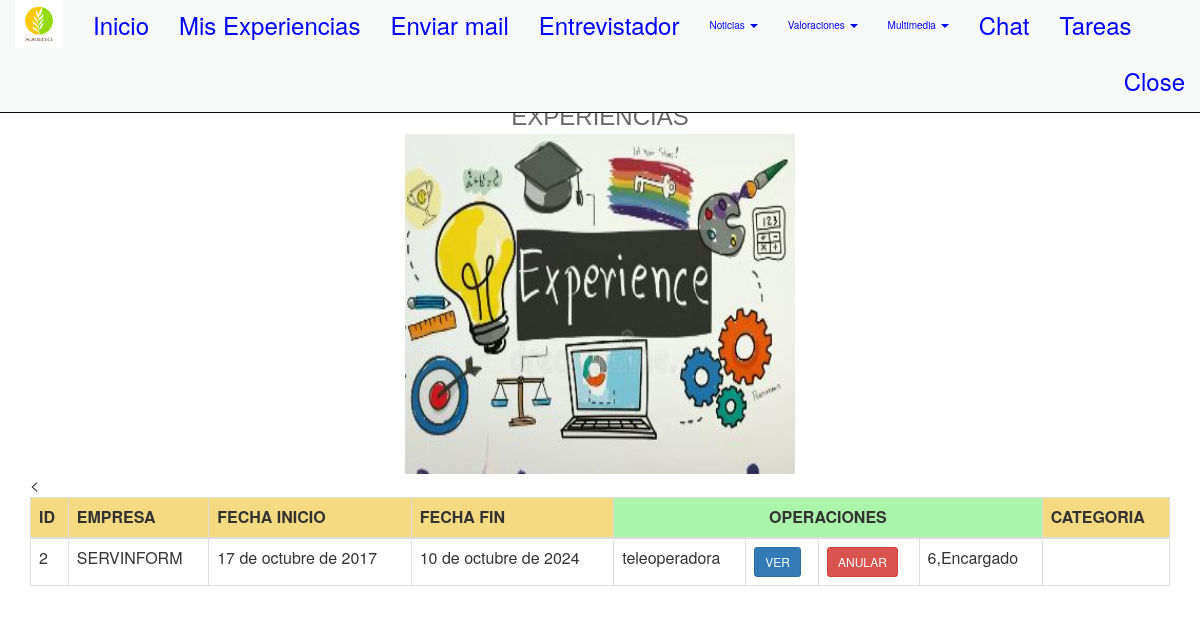
The app's page /experiencia/ (signed in) with its own data.
### appportfolio/models.py (models this page shows, shortened)
class Experiencia(models.Model):
    id = models.AutoField(primary_key=True)
    empresa = models.CharField('Empresa', max_length=50, null=True, blank=True)
    fecha_inicio = models.DateField('Fecha de Inicio', null=True, blank=True)
    fecha_fin = models.DateField('Fecha de Finalización', null=True, blank=True)
    observaciones = models.CharField('Funciones', max_length=50, null=True, blank=True)
    categoria = models.ForeignKey(Categoria, related_name='expe_categoria', null=True, blank=True,
                                      on_delete=models.PROTECT)
    class Meta:
        verbose_name = 'Experiencia'  # puede ser otro nombre
        verbose_name_plural = 'Experiencias'
        ordering = ['empresa']

class Categoria(models.Model):
    id = models.AutoField(primary_key=True)  # AutoField es poner primary_key
    nombre_categoria = models.CharField("Puesto de trabajo",max_length=30, null=True, blank=True)
    class Meta: #clase anidada que configura a la otra clase
        verbose_name = "Categoria"  #puede ser otro nombre
        verbose_name_plural = "Categorias"
        ordering = ['nombre_categoria']
    def __str__(self): #este es un metodo que pertenece a la clase y es el toString de java, el self es el this
        return "%s,%s" % (self.id,self.nombre_categoria)

### appportfolio/views.py (the view)
# urls.py: path('experiencia/', views.experiencia, name='experiencia'),
def experiencia(request):
    experiencia_list = Experiencia.objects.all().order_by('-id')
    paginator = Paginator(experiencia_list, 2)  # Cambiado a 2 para que muestre 2 elementos por página
    page_number = request.GET.get('page')
    page_obj = paginator.get_page(page_number)  # Obtener la página correspondiente
    context = {
        'experiencia_list': page_obj,
    }
    return render(request, 'experiencias.html', context=context)

### templates/experiencias.html (shortened to what this page needs)
{% extends "base.html" %}
{% load static %}
{% block head %}
<link rel="stylesheet" href="https://maxcdn.bootstrapcdn.com/bootstrap/3.3.5/css/bootstrap.min.css">
 {% endblock %}
 {% block content %}
 <br><br><br><br>
  <center>
  <font color="#686868" size="5" face="Comic Sans MS,Arial,Verdana">EXPERIENCIAS</font>
   <br>
  <img src="{% static 'images/experiencia.JPG'%}" height='340' width='390'>
  </center>
<font size="3">
<table class="table table-bordered">
	<thead>
        <tr>
			<th bgcolor="#F5DA81">ID</th>
			<th bgcolor="#F5DA81">EMPRESA</th>
			<th bgcolor="#F5DA81">FECHA INICIO</th>
            <th bgcolor="#F5DA81">FECHA FIN</th>
			<th colspan="4" style="text-align:center;" bgcolor="#AAF5AA">OPERACIONES</th>
            <th bgcolor="#F5DA81">CATEGORIA</th>
        </tr>
		</thead>
		<tbody>
        {% for r in experiencia_list %}
            <td> {{ r.id }} </td>
            <td> {{ r.empresa|upper|slice:"0:12" }} </td>
            <td> {{ r.fecha_inicio }} </td>
            <td> {{ r.fecha_fin}} </td>
            <td> {{ r.observaciones}} </td>
            <form action="" method="post">
			<td><a class='btn btn-primary btn-sm' href="{% url 'ver_experiencia' id=r.id %}">VER</a></td>
			<td><a class='btn btn-danger btn-sm'  href="{% url 'eliminarExperiencia' pk=r.id %}">ANULAR</a></td>
            </form>
            <td> {{ r.categoria}} </td><
        {% endfor %}
		 </tbody>
    </table>
</font>
{% endblock content %}

### records on screen
Experiencia: id "2", empresa "SERVINFORM", fecha_inicio "17 de octubre de 2017", fecha_fin "10 de octubre de 2024", observaciones "teleoperadora", categoria "6,Encargado"
